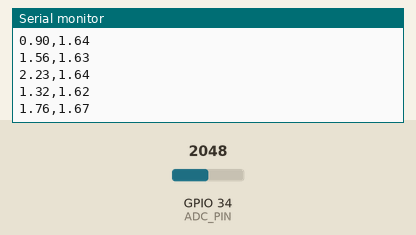
A sketch run on a simulated ESP32. On the bench: the last lines printed to the serial monitor. The test bench sets the inputs (shaded band); at power-on: GPIO 34 (ADC_PIN) = 2048. Random numbers use the default seed unless the sketch sets one.

Above: at 1.2 s.
1.3 s: GPIO 34 (ADC_PIN) set to 2866
At 1.32 s:
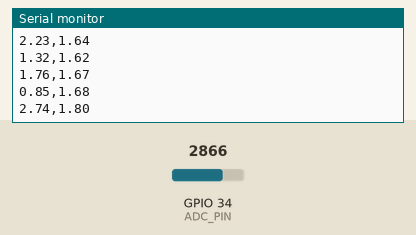
2.8 s: GPIO 34 (ADC_PIN) set to 3603
At 2.84 s:
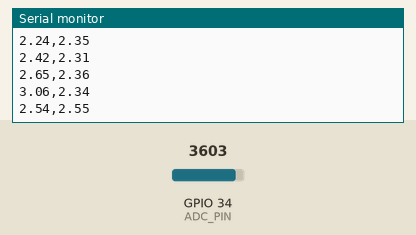
Timing chart, 0 to 5.8 s (numbered marks = the images above; inputs shaded):
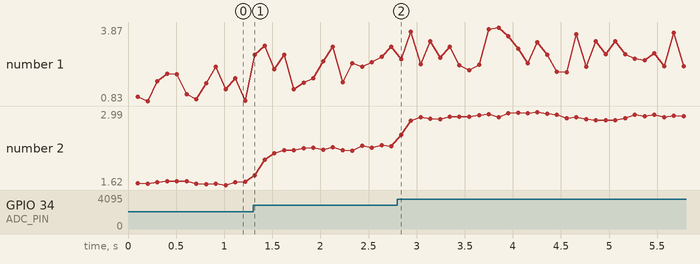

The sketch:

test_kalman.ino
```cpp
#include "ArduiKalman.h"

#define ADC_PIN 34
#define UPDATE_TIME  100
long current;

int stateNum = 1;
int measureNum = 1;

//init matrix for Kalman
float xc[1];        // correct state vector
float xp[1];        // predict state vector
float A[1][1];      // prediction error covariance
float Q[1][1];      // process noise covariance
float R[1][1];      // measurement error covariance
float H[1][1];      // Measurement model
float P[1][1];      // Post-prediction, pre-update

KalmanFilter m_kf;

void setup() {
  Serial.begin(115200);
  Serial.print(0);  // To freeze the lower limit
  Serial.print(" ");
  Serial.print(3.3);  // To freeze the upper limit
  Serial.print(" ");

  // put your setup code here, to run once:
  m_kf.init(stateNum, measureNum, &A[0][0], &P[0][0], &Q[0][0], &H[0][0], &R[0][0], &xp[0], &xc[0]);
  m_kf.zeros();
  A[0][0] = 1.0f;
  H[0][0] = 1.0f;
  Q[0][0] = 0.01f;
  R[0][0] = 100.0f;
  P[0][0] = 1.0f;

  xc[0] = analogRead(ADC_PIN)/4095.0 * 3.3;
}

void loop() {
  // predict
  float *predict = m_kf.predict();
  // correct
  float rand_noise = random(-100,100)/100.0;
  float measured_value = analogRead(ADC_PIN)/4095.0 * 3.3 + rand_noise;
  float measurement[measureNum];
  measurement[0] = measured_value;
  float *correct = m_kf.correct(measurement);
  float estimated_value = correct[0];

  //update plotter
  if (millis() > current) {
    Serial.print(measured_value);
    Serial.print(",");
    Serial.print(estimated_value);
    Serial.println();

    current = millis() + UPDATE_TIME;
  }

}
```

ArduiKalman.cpp
```cpp
#include "ArduiKalman.h"
#include <math.h>
#include <stdio.h>
#include "mat.h"

KalmanFilter::KalmanFilter()
{}

void KalmanFilter::init(int nostates, int nobsers, \
                        float *A, float *P, float *Q, float *H, float *R, float *xp, float *xc)
{
  this->m_States = nostates;
  this->m_Obsers = nobsers;
  this->A = A;
  this->P = P;
  this->Q = Q;
  this->H = H;
  this->R = R;
  this->xp = xp;
  this->xc = xc;
}
void KalmanFilter::zeros()
{
  for(int i=0; i<m_States*m_States; i++)
  {
    this->A[i] = 0.0f;
    this->Q[i] = 0.0f;
    this->P[i] = 0.0f;
  }
  for(int i=0; i<m_Obsers*m_States; i++)
  {
    this->H[i] = 0.0f;
  }
  for(int i=0; i<m_Obsers*m_Obsers; i++)
  {
    this->R[i] = 0.0f;
  }
  for(int i=0; i<m_States; i++)
  {
    this->xp[i] = 0.0f;
    this->xc[i] = 0.0f;
  }
}

float *KalmanFilter::predict()
{
  mulmat(A, xc, xp, m_States, m_States, 1);
  return xp;
}

float *KalmanFilter::correct(float *z)
{
  float tmp0[m_States*m_States];
  float tmp1[m_States*m_Obsers];
  float tmp2[m_Obsers*m_States];
  float tmp3[m_Obsers*m_Obsers];
  float tmp4[m_Obsers*m_Obsers];
  float tmp5[m_Obsers*m_Obsers];
  float tmp6[m_Obsers];
  float Ht[m_States*m_Obsers];
  float At[m_States*m_States];
  float Pp[m_States*m_States];
  float K[m_States*m_Obsers];

  /* P_k = F_{k-1} P_{k-1} F^T_{k-1} + Q_{k-1} */
  mulmat(A, P, tmp0, m_States, m_States, m_States);
  transpose(A, At, m_States, m_States);
  mulmat(tmp0, At, Pp, m_States, m_States, m_States);
  accum(Pp, Q, m_States, m_States);

  /* G_k = P_k H^T_k (H_k P_k H^T_k + R)^{-1} */
  transpose(H, Ht, m_Obsers, m_States);
  mulmat(Pp, Ht, tmp1, m_States, m_States, m_Obsers);

  mulmat(H, Pp, tmp2, m_Obsers, m_States, m_States);
  mulmat(tmp2, Ht, tmp3, m_Obsers, m_States, m_Obsers);
  accum(tmp3, R, m_Obsers, m_Obsers);

  if (cholsl(tmp3, tmp4, tmp5, m_Obsers))
  {
    return NULL;
  }
  mulmat(tmp1, tmp4, K, m_States, m_Obsers, m_Obsers);

  /* \hat{x}_k = \hat{x_k} + G_k(z_k - h(\hat{x}_k)) */
  mulmat(H, xp, tmp6, m_Obsers, m_States, m_States);
  sub(z, tmp6, tmp5, m_Obsers);
  mulvec(K, tmp5, tmp2, m_States, m_Obsers);
  add(xp, tmp2, xc, m_States);

  /* P_k = (I - G_k H_k) P_k */
  mulmat(K, H, tmp0, m_States, m_Obsers, m_States);
  negate(tmp0, m_States, m_States);
  mat_addeye(tmp0, m_States);
  mulmat(tmp0, Pp, P, m_States, m_States, m_States);

  return xc;
}
```

ArduiKalman.h
```cpp
#ifndef __KALMAN_H__
#define __KALMAN_H__

class KalmanFilter
{
public:
  float* A;
  float* P;
  float* Q;
  float* H;
  float* R;
  float* xp;
  float* xc;

  KalmanFilter();

  void init(int nostates, int nobsers, float *A, float *P, float *Q, float *H, float *R, float *xp, float *xc);
  void zeros();
  float *predict();
  float *correct(float *z);


private:
  int m_States;
  int m_Obsers;
};

#endif
```

mat.h
```cpp
#ifndef __MAT_H__
#define __MAT_H__

#include <math.h>
#include <stdio.h>


void zeros(float * a, int m, int n)
{
    int j;
    for (j=0; j<m*n; ++j)
        a[j] = 0;
}
int choldc1(float * a, float * p, int n) {
    int i,j,k;
    float sum;

    for (i = 0; i < n; i++) {
        for (j = i; j < n; j++) {
            sum = a[i*n+j];
            for (k = i - 1; k >= 0; k--) {
                sum -= a[i*n+k] * a[j*n+k];
            }
            if (i == j) {
                if (sum <= 0) {
                    return 1; /* error */
                }
                p[i] = sqrt(sum);
            }
            else {
                a[j*n+i] = sum / p[i];
            }
        }
    }

    return 0; /* success */
}

int choldcsl(float * A, float * a, float * p, int n)
{
    int i,j,k; float sum;
    for (i = 0; i < n; i++)
        for (j = 0; j < n; j++)
            a[i*n+j] = A[i*n+j];
    if (choldc1(a, p, n)) return 1;
    for (i = 0; i < n; i++) {
        a[i*n+i] = 1 / p[i];
        for (j = i + 1; j < n; j++) {
            sum = 0;
            for (k = i; k < j; k++) {
                sum -= a[j*n+k] * a[k*n+i];
            }
            a[j*n+i] = sum / p[j];
        }
    }

    return 0; /* success */
}


int cholsl(float * A, float * a, float * p, int n)
{
    int i,j,k;
    if (choldcsl(A,a,p,n)) return 1;
    for (i = 0; i < n; i++) {
        for (j = i + 1; j < n; j++) {
            a[i*n+j] = 0.0;
        }
    }
    for (i = 0; i < n; i++) {
        a[i*n+i] *= a[i*n+i];
        for (k = i + 1; k < n; k++) {
            a[i*n+i] += a[k*n+i] * a[k*n+i];
        }
        for (j = i + 1; j < n; j++) {
            for (k = j; k < n; k++) {
                a[i*n+j] += a[k*n+i] * a[k*n+j];
            }
        }
    }
    for (i = 0; i < n; i++) {
        for (j = 0; j < i; j++) {
            a[i*n+j] = a[j*n+i];
        }
    }

    return 0; /* success */
}
/* C <- A * B */
void mulmat(float * a, float * b, float * c, int arows, int acols, int bcols)
{
    int i, j,l;

    for(i=0; i<arows; ++i)
        for(j=0; j<bcols; ++j) {
            c[i*bcols+j] = 0;
            for(l=0; l<acols; ++l)
                c[i*bcols+j] += a[i*acols+l] * b[l*bcols+j];
        }
}

void mulvec(float * a, float * x, float * y, int m, int n)
{
    int i, j;

    for(i=0; i<m; ++i) {
        y[i] = 0;
        for(j=0; j<n; ++j)
            y[i] += x[j] * a[i*n+j];
    }
}

void transpose(float * a, float * at, int m, int n)
{
    int i,j;

    for(i=0; i<m; ++i)
        for(j=0; j<n; ++j) {
            at[j*m+i] = a[i*n+j];
        }
}

/* A <- A + B */
void accum(float * a, float * b, int m, int n)
{
    int i,j;

    for(i=0; i<m; ++i)
        for(j=0; j<n; ++j)
            a[i*n+j] += b[i*n+j];
}

/* C <- A + B */
void add(float * a, float * b, float * c, int n)
{
    int j;

    for(j=0; j<n; ++j)
        c[j] = a[j] + b[j];
}


/* C <- A - B */
void sub(float * a, float * b, float * c, int n)
{
    int j;

    for(j=0; j<n; ++j)
        c[j] = a[j] - b[j];
}

void negate(float * a, int m, int n)
{
    int i, j;

    for(i=0; i<m; ++i)
        for(j=0; j<n; ++j)
            a[i*n+j] = -a[i*n+j];
}

void mat_addeye(float * a, int n)
{
    int i;
    for (i=0; i<n; ++i)
        a[i*n+i] += 1;
}

#endif
```

Measured:
- after the input at 1.3 s, the serial monitor: prints a new line at once (image 1)
- plotted number 1: 0.85 → 3.06 after the input at 1.3 s
- plotted number 2: 1.68 → 2.34 after the input at 1.3 s
